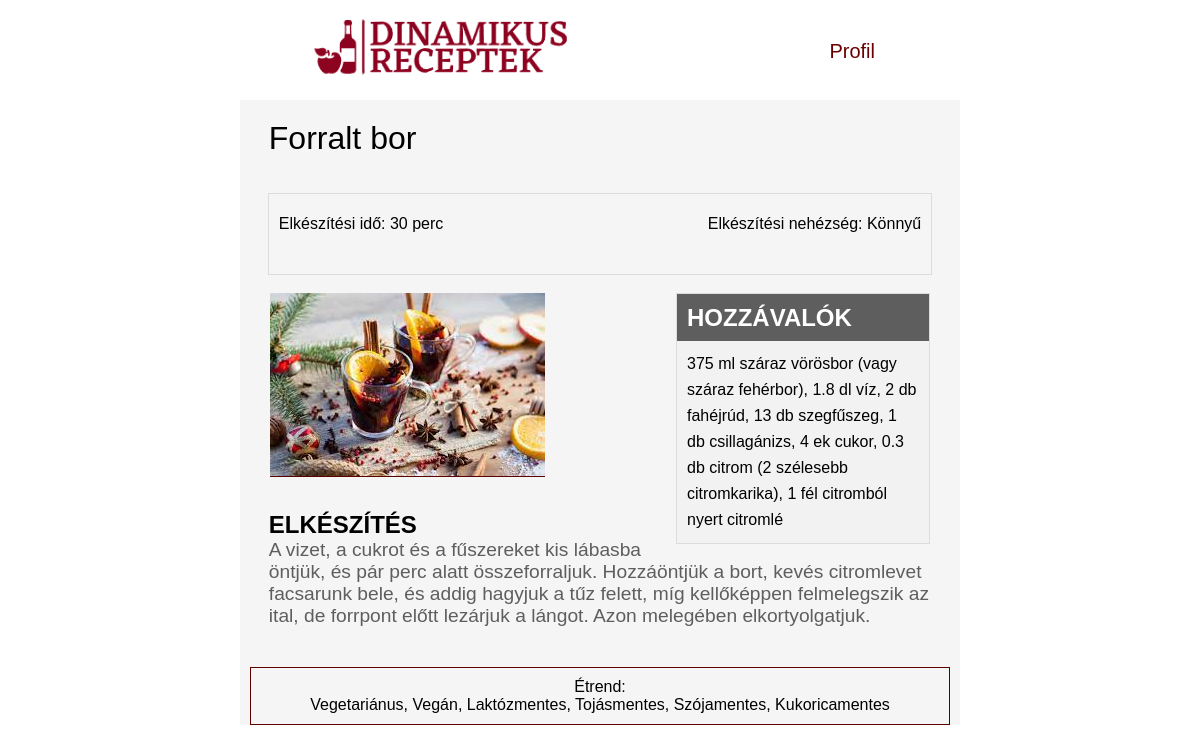
/recept.php?id=105, run on the app's committed database.
### tables this page shows
CREATE TABLE `receptek` (
  `id` int(11) NOT NULL,
  `nev` varchar(50) NOT NULL,
  `leiras` text NOT NULL,
  `nehezseg` enum('konnyu','kozepes','nehez') NOT NULL,
  `hozzavalok` text NOT NULL,
  `elkeszitesi_ido` int(11) NOT NULL,
  `ertekeles` int(11) DEFAULT NULL,
  `feltolto` varchar(50) NOT NULL,
  `imgurl` varchar(100) NOT NULL,
  `nemzetiseg` text NOT NULL
);

### recept.php (the view, shortened to what this page needs)
<?php
    try {
        $dbuser = "root";
        $dbpassw = "";
        $conn = new PDO("mysql:host=localhost;dbname=receptek1", $dbuser, $dbpassw);
        $conn->setAttribute(PDO::ATTR_ERRMODE, PDO::ERRMODE_EXCEPTION);
    } catch (PDOException $e){
        echo "<p>Adatbázis kapcsolódási hiba: ".$e->getMessage()."</p>\n";
        die();
    } catch (Exception $e){
        echo "<p>Hiba: ".$e->getMessage()."</p>\n";
        die();
    }
    try {
        $sql = "SELECT * FROM receptek WHERE id LIKE :id";
        $query = $conn->prepare($sql);
        $query->bindParam(':id', $_GET["id"]);
        $query->execute();
        if ($query->rowCount()==1) {
            $i=0;
            while ($row = $query->fetch(PDO::FETCH_ASSOC)) {
                foreach ($row as $mezo) {
                    $recept[$i] = $mezo;
                    $i++;
                }
            }
            $nev=$recept[1];
            $leiras=$recept[2];
            $nehezseg=$recept[3];
            $hozzavalok=$recept[4];
            $ido=$recept[5];
            $kep=$recept[8];
            switch ($nehezseg) {
                case "konnyu" :
                    $nehezseg = "Könnyű";
                    break;
            }
        } else {
            echo "<p>Nincs listázható recept.</p>";
        }
    } catch (PDOException $e) {
        echo "<p>Lekérdezési hiba: ".$e->getMessage()."</p><br>";
        die();
    } catch (Exception $e){
        echo "<p>Hiba: ".$e->getMessage()."</p>\n";
        die();
    }
    try {
        $sql = "SELECT vegetarianus, vegan, gluten, laktoz, tojas, szoja, cukor, kukorica FROM szurok JOIN receptek ON szurok.recept_id=receptek.id WHERE id LIKE :id";
        $query = $conn->prepare($sql);
        $query->bindParam(':id', $_GET["id"]);
        $query->execute();
        if ($query->rowCount()>0) {
            $i=0;
            while ($row = $query->fetch(PDO::FETCH_ASSOC)) {
                foreach ($row as $mezo) {
                    $szurok[$i] = $mezo;
                    $i++;
                }
            }
        }
        $allergen=array();
        if ($szurok[0]==1) {
            array_push($allergen, "Vegetariánus");
        }
        if ($szurok[1]==1) {
            array_push($allergen, "Vegán");
        }
        if ($szurok[3]==1) {
            array_push($allergen, "Laktózmentes");
        }
        if ($szurok[4]==1) {
            array_push($allergen, "Tojásmentes");
        }
        if ($szurok[5]==1) {
            array_push($allergen, "Szójamentes");
        }
        if ($szurok[7]==1) {
            array_push($allergen, "Kukoricamentes");
        }
    } catch (PDOException $e) {
        echo "<p>Lekérdezési hiba: ".$e->getMessage()."</p><br>";
        die();
    } catch (Exception $e){
        echo "<p>Hiba: ".$e->getMessage()."</p>\n";
        die();
    }
?>
<!DOCTYPE html>
<html lang="hu">
<head>
    <link href="http://fonts.cdnfonts.com/css/gentium-book-basic" rel="stylesheet">
    <link rel="stylesheet" href="./css/header.css">
    <link rel="stylesheet" href="./css/recept.css">
</head>
<body>
<header>
        <div id="logo">
            <a href="index.php">
                <img src="./kepek/logo1.png">
            </a>
        </div>
        <div id="menu">
        <div class="dropdown">
                <p onclick="dropDown1()" class="dropbtn desktop">Profil</p>
            </div>
        </div>
    </header>
    <div id="container">
        <div id="receptNev">
            <p><?php echo $nev; ?></p>
        </div>
        <br><br>
        <div id="info">
            <p>Elkészítési idő: <?php echo $ido; ?> perc</p>
            <p style="float: right;">Elkészítési nehézség: <?php echo $nehezseg; ?></p>
            <br><br>
        </div>
        <br>
        <div id="receptKep">
            <img src="<?php echo $kep; ?>">
        </div>
        <div id="hozzavalok">
            <div id="hozzavalokNev"><h4>HOZZÁVALÓK</h4></div>
            <div id="hozzavalokOssz">
                <?php echo $hozzavalok; ?>
            </div>
        </div>
        <br>
        <div id="elkeszites">
            <h2>ELKÉSZÍTÉS</h2>
            <div class="folyamat">
                <p>
                    <?php echo $leiras; ?>
                </p>
            </div>
        </div>
        <div id="etrend">
            <p>Étrend: <br><?php echo implode(", ", $allergen) ?></p>
        </div>
    </div>
</body>
</html>

### css/header.css (style rules this page uses)
* { padding: 0; margin: 0; }
body { min-width: 300px; }
header { height: 60px; }
#logo { padding: 5px; display: inline-block; }
#logo a img { height: 42px; }
#menu { float: right; }
#container { padding-top: 20px; }
.dropdown { position: relative; display: inline-block; }
.desktop { display: none; }
@media only screen and (min-width: 600px) { header { height: 90px; } }
@media only screen and (min-width: 600px) { #logo { padding: 10px; display: inline-block; } }
@media only screen and (min-width: 600px) { #logo a img { height: 70px; } }
@media only screen and (min-width: 600px) { #menu { float: right; } }
@media only screen and (min-width: 600px) { .dropdown { display: inline-block; } }
@media only screen and (min-width: 1024px) { .desktop { display:inline-block; margin: 40px 25px; font-size: 20px; color: rgba(105, 0, 0); cursor: pointer; } }
@media only screen and (min-width: 1024px) { header { margin: auto; height: 100px; width: 50%; } }
@media only screen and (min-width: 1024px) { #logo { padding: 10px; display: inline-block; } }
@media only screen and (min-width: 1024px) { #logo a img { height: 70px; } }
@media only screen and (min-width: 1024px) { #menu { float: right; } }

### css/recept.css (style rules this page uses)
* { font-family: 'Gentium Book Basic', sans-serif; }
#receptNev { width: 92%; margin: auto; font-size: 2em; }
#info { width: 92%; margin: auto; text-align: center; border: 1px rgba(169, 169, 169, 0.342) solid; height: 80px; }
#info p { height: 100%; float: left; line-height: 60px; padding-left: 10px; padding-right: 10px; }
#receptKep { width:92%; margin: auto; }
#receptKep img { position: relative; width: 100%; }
#hozzavalok { width: 92%; margin: auto; overflow: hidden; border: 1px rgba(169, 169, 169, 0.342) solid; }
#hozzavalokNev { width: 100%; background-color: rgb(94, 94, 94); color: white; height: 37px; padding-left: 10px; padding-top: 10px; font-size: 1.5em; }
#hozzavalokOssz { padding: 10px; list-style: none; line-height: 26px; background-color: rgb(242, 242, 242); }
#elkeszites { width: 92%; margin: auto; margin-top: 30px; padding-bottom: 30px; }
.folyamat { font-size: 1.2em; color:rgb(94, 94, 94); }
#etrend { text-align: center; border: 1px rgb(92, 0, 0) solid; padding: 10px; margin: 10px; float: 0; }
@media only screen and (min-width: 600px) { #receptKep { width: 80%; margin: auto; } }
@media only screen and (min-width: 600px) { #hozzavalok { width: 80%; margin: auto; overflow: hidden; border: 1px rgba(169, 169, 169, 0.342) solid; } }
@media only screen and (min-width: 1024px) { #container { width: 60%; margin: auto; background-color: whitesmoke; } }
@media only screen and (min-width: 1024px) { #receptKep { max-width: 55%; max-height: 500px; width: auto; height: auto; margin: auto; margin-left: 30px; display: inline-block; } }
@media only screen and (min-width: 1024px) { #receptKep img { width:100%; max-height:100%; object-fit: cover; border-bottom: 1px rgb(92, 0, 0) solid; } }
@media only screen and (min-width: 1024px) { #hozzavalok { float: right; max-width: 35%; margin: auto; margin-right: 30px; overflow: hidden; border: 1px rgba(169, 169, 169, 0.342) solid; } }

### data on the page
receptek: nev "Forralt bor", elkeszitesi_ido "30", nehezseg "Könnyű", imgurl (picture), hozzavalok "375 ml száraz vörösbor (vagy száraz fehérbor), 1.8 dl víz, 2 db fahéjrúd, 13 db szegfűszeg, 1 db csillagánizs, 4 ek cukor, 0.3 db citrom (2 szélesebb citromkarika), 1 fél citromból nyert citromlé", leiras "A vizet, a cukrot és a fűszereket kis lábasba öntjük, és pár perc alatt összeforraljuk. Hozzáöntjük a bort, kevés citromlevet facsarunk bele, és addig hagyjuk a tűz felett, míg kellőképpen felmelegszik az ital, de forrpont előtt lezárjuk a lángot. Azon melegében elkortyolgatjuk."

### other printed values
implode(", ", $allergen) "Vegetariánus, Vegán, Laktózmentes, Tojásmentes, Szójamentes, Kukoricamentes"
